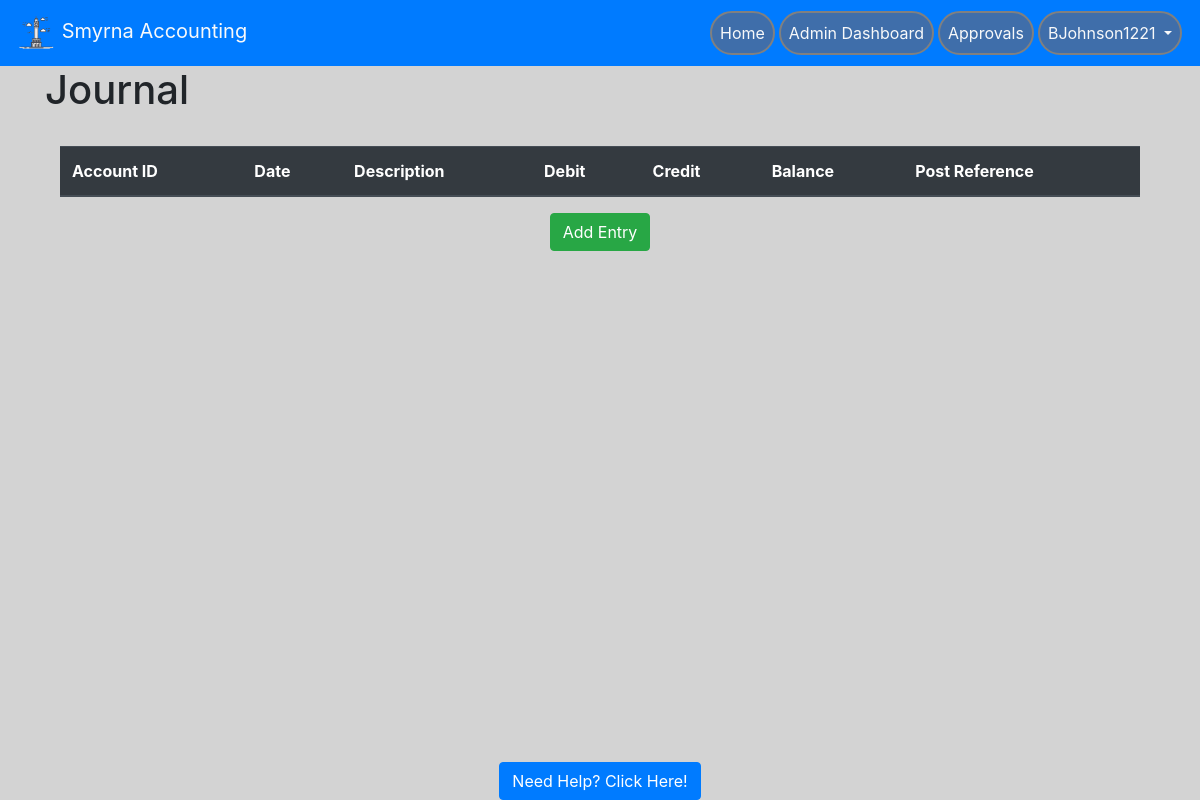
Page /accountView/8 (signed in) on the earlier database version.
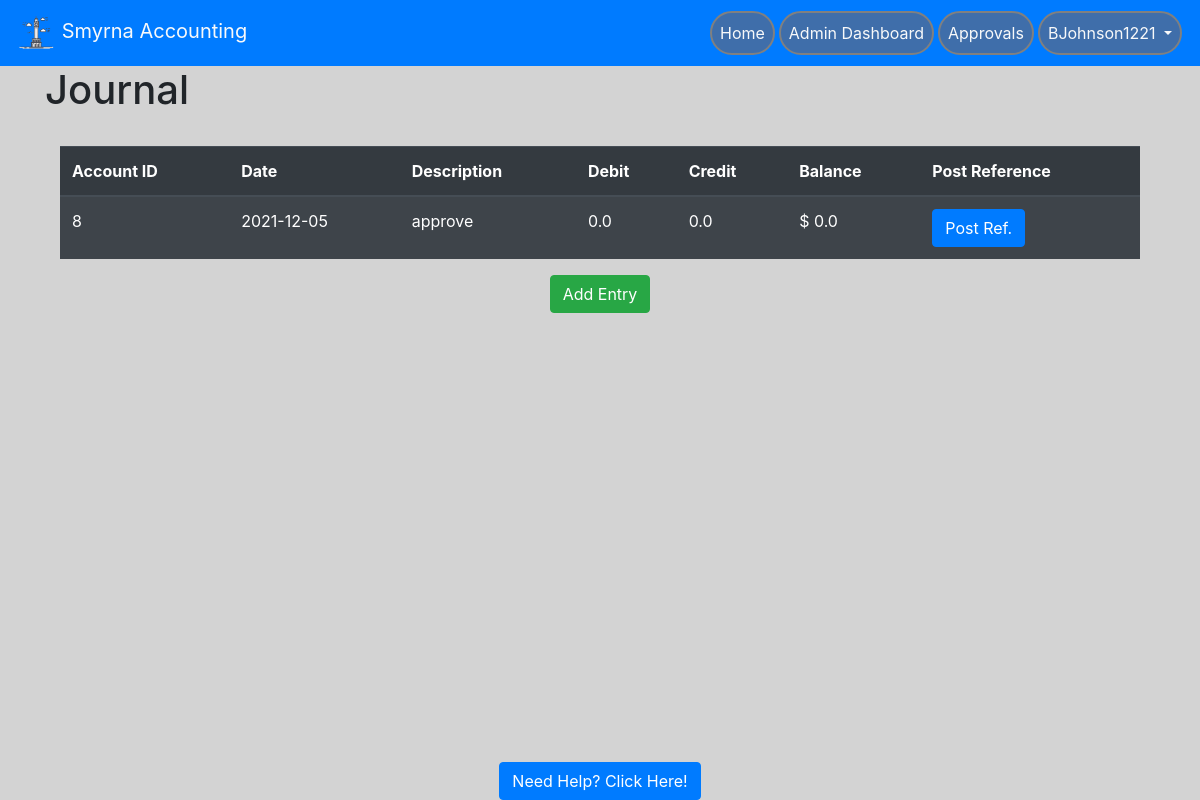
Same page on the later database version.
### website/models.py (models this page shows, shortened)
class User(db.Model, UserMixin):
    id = db.Column(db.Integer, primary_key=True)  # unique identifier
    email = db.Column(db.String(150), unique=True)
    password = db.Column(db.String(150))
    oldPassword = db.Column(db.String(150))
    firstName = db.Column(db.String(150))
    lastName = db.Column(db.String(150))
    userName = db.Column(db.String(150))
    hasAdmin = db.Column(db.Boolean, default=False)
    hasMan = db.Column(db.Boolean, default=False)
    status = db.Column(db.Boolean, default=False)
    creationDate = db.Column(db.Date())
    expirationDate = db.Column(db.Date())
    suspensionDate = db.Column(db.Date())
    suspensionEnd = db.Column(db.Date())
    accounts = db.relationship("Account", backref="user_backref", lazy=True)

class Ledger(db.Model):
    entry_num = db.Column(db.Integer, primary_key=True)
    entry_desc = db.Column(db.String(150))
    entry_date = db.Column(db.Date())
    entry_bal = db.Column(db.Float)
    entry_cred = db.Column(db.Float)
    entry_deb = db.Column(db.Float)
    isApproved = db.Column(db.String(25), nullable=False, default="Pending")
    acc_num = db.Column(db.Integer, db.ForeignKey('account.acc_num'))
    attachment = db.Column(db.BLOB, default=bytes(json.dumps("static/default.pdf"), 'utf8'))
    reject_comment = db.Column(db.String(300), default="N/A")

### website/auth.py (the view, shortened to what this page needs)
@auth.route('/accountView/<id>', methods = ['GET', 'POST'])
@login_required
def view_account(id):
    return render_template('accountView.html', user=current_user, acc_id=id,
                        acc_query=Account.query.join(User).filter(Account.user_id == id),
                        led_query=Ledger.query.join(Account).filter(Ledger.acc_num == id,
                                                                    Ledger.isApproved == 'Approved'),
                        lpc=lpc())

### website/__init__.py (called while the page is built)
def create_app():
    app = Flask(__name__)
    app.config['SECRET_KEY'] = 'this is the secret key'
    app.config['SQLALCHEMY_DATABASE_URI'] = f'sqlite:///{DB_NAME}'
    db.init_app(app)
    app.config['MAIL_SERVER'] = 'smtp.gmail.com'
    app.config['MAIL_PORT'] = 465
    app.config['MAIL_USE_SSL'] = True
    app.config['MAIL_USERNAME'] = 'brandondunson15@gmail.com'
    app.config['MAIL_PASSWORD'] = 'Panopticon0987!@'
    mail.init_app(app)
    from .views import views
    from .auth import auth
    app.register_blueprint(views, url_prefix='/')
    app.register_blueprint(auth, url_prefix='/')
    from .models import User
    create_database(app)
    login_manager = LoginManager()
    login_manager.login_view = 'auth.login'
    login_manager.init_app(app)
    @login_manager.user_loader
    def load_user(id):
        return User.query.get(int(id))
    return app

### website/auth.py (called while the page is built)
def lpc():
    ledger_pending_count = db.session.query(Ledger).filter(Ledger.isApproved == 'Pending').all()
    lpc = len(ledger_pending_count)
    return lpc

### website/templates/accountView.html (shortened to what this page needs)
{% extends "base.html" %}
{%block content%}
    <head>
    <h1>Journal</h1>
    </head>
<br>
<div class="container-fluid" style="height: 400px">
    <table class="table table-striped table-dark">
        <thead>
          <tr>
            <th scope="col">Account ID</th>
            <th scope="col">Date</th>
            <th scope="col">Description</th>
            <th scope="col">Debit</th>
            <th scope="col">Credit</th>
            <th scope="col">Balance</th>
              <th scope="col">Post Reference</th>
          </tr>
        </thead>
        <tbody style="overflow-y: scroll;">
          {% for ledger in led_query %}
          <tr id="rowz">
            <td>{{ledger.acc_num}}</td>
            <td>{{ledger.entry_date}}</td>
            <td>{{ledger.entry_desc}}</td>
            <td>{{ledger.entry_deb}}</td>
            <td>{{ledger.entry_cred}}</td>
            <td>$ {{ledger.entry_bal}}</td>
            <td><form method="post"><button name="pr" type="submit" class="btn btn-primary" value="{{ ledger.acc_num }}">Post Ref.</button></form></td>
          </tr>
          {% endfor %}
        </tbody>
      </table>
      <div class="text-center">
        <button class="btn btn-success" type="button" data-toggle="modal" data-target="#ledgermodal">Add Entry</button>
      </div>
</div>
{% endblock %}

### website/templates/base.html (shortened to what this page needs)
<!DOCTYPE html>
<html>
<head>
    <meat name="viewport" content="width=device-width, initial-scale=1" />
    <link rel="stylesheet" href="https://stackpath.bootstrapcdn.com/bootstrap/4.4.1/css/bootstrap.min.css"
 />
    <link rel="stylesheet" href="https://stackpath.bootstrapcdn.com/font-awesome/4.7.0/css/font-awesome.min.css"
 />
</head>
<body style="background-color: lightgrey">
    <nav class="navbar navbar-expand-lg navbar-dark bg-primary sticky-top">
        <a class = "navbar-brand text-light" href='/'>
            <img src="/static/logo.png" width="40" height="40" atl="">
            Smyrna Accounting
        </a>
        <div class = "collapse navbar-collapse" id="navbar">
            <ul class = "navbar-nav ml-auto">
                {% if user.is_authenticated %}
                {% if user.hasAdmin %}
                <li class = "nav-item">
                    <a class = "nav-link text-light text-center" id = "homepage" href="/home">Home</a>
                 </li>
                <li class = "nav-item">
                    <a class = "nav-link text-light text-center" id = "adminPort" href="/adminPortal">Admin Dashboard</a>
                </li>
                 <li class = "nav-item">
                    <a class = "nav-link text-light text-center" id = "approvals" href="/approvals">Approvals</a>
                 </li>
                {% endif %}
                <li class="nav-item dropdown">
                    <a class = "nav-link dropdown-toggle text-light text-center" id = "" data-toggle = "dropdown" aria-haspopup="true" aria-expanded="false">
                        {{ user.userName }}
                    </a>
                </li>
                {% else %}
                <a class = "nav-item nav-link text-light" id = "login" href="/login">Login</a>
                {% endif %}
            </ul>
        </div>
    </nav>
    <div class= "container">
        {%block content%}
        {% endblock %}
    </div>
</body>
<div class="footer" style="background-color: lightgray;">
    <a href="/help" class="btn btn-primary">Need Help? Click Here!</a>
</div>
</html>

### website/templates/base.html (style rules this page uses)
.footer { position: fixed; left: 0; bottom: 0; width: 100%; background-color: Blue; text-align: center; }
li.nav-item { border: 2px solid grey; margin: 2px; border-radius: 25px; background-color: rgb(63, 110, 170); }

Differences in the rows shown:
added Ledger: acc_num "8", entry_date "2021-12-05", entry_desc "approve", entry_deb "0.0", entry_cred "0.0", entry_bal "0.0"
